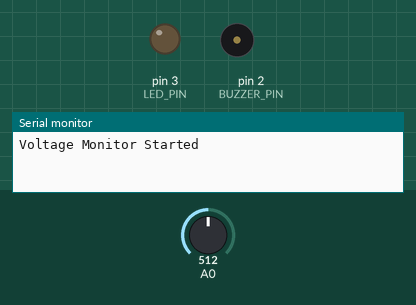
The sketch below on a simulated Arduino Uno, built with avr-gcc and run on an emulated ATmega328P. On the bench: output pins drawn as LEDs (lit = HIGH), buzzer (waves = sounding, pin HIGH), the last lines printed to the serial monitor. Inputs (shaded band) come from the test bench; at power-on: A0 = 512.

Above: at 0.1 s.
At 1.1 s:
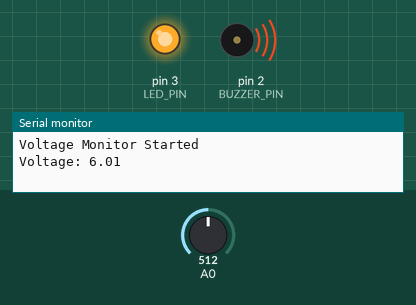
Timing chart, 0 to 2.6 s (numbered marks = the images above):
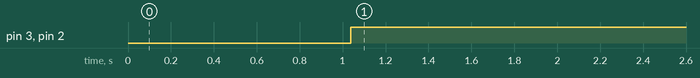

Measured:
- by itself, pin 3 (LED_PIN), pin 2 (BUZZER_PIN): LOW → HIGH at 1.0 s

The sketch:

Volmeasure.ino
```cpp
#define BUZZER_PIN 2
#define LED_PIN 3
#define DISPLAY_TX_PIN 5 // Corrected to D1 based on the schematic

#include <SoftwareSerial.h>

// UART software serial: TX to display RXD
SoftwareSerial lcdSerial(DISPLAY_TX_PIN, -1); // TX only

// Voltage divider: R1 = 22k, R2 = 8.2k → Divider ratio = Vout * (R1 + R2) / R2
const float VOLTAGE_DIVIDER_RATIO = 12.0 / 3.3;
const float LOW_VOLTAGE_THRESHOLD = 10.0; // Adjust as per your system warning level

void setup() {
  pinMode(BUZZER_PIN, OUTPUT);
  pinMode(LED_PIN, OUTPUT);

  lcdSerial.begin(9600);     // UART baud rate for MILFORD display (VERIFY THIS!)
  Serial.begin(9600);       // Debugging

  Serial.println("Voltage Monitor Started"); // Added startup message for serial

  lcdSerial.println("Voltage Monitor");
  delay(1000);
}

void loop() {
  int rawADC = analogRead(A0);         // ADC value (0–1023)
  float vout = (rawADC / 1023.0) * 3.3; // NodeMCU has internal scaling to 3.3V
  float actualVoltage = vout * VOLTAGE_DIVIDER_RATIO;

  // Debug Serial
  Serial.print("Voltage: ");
  Serial.println(actualVoltage);

  // Display on MILFORD UART LCD
  lcdSerial.print("Voltage: ");
  lcdSerial.print(actualVoltage);
  lcdSerial.println(" V");

  // LED and Buzzer Warning
  if (actualVoltage < LOW_VOLTAGE_THRESHOLD) {
    digitalWrite(BUZZER_PIN, HIGH);
    digitalWrite(LED_PIN, HIGH);
  } else {
    digitalWrite(BUZZER_PIN, LOW);
    digitalWrite(LED_PIN, LOW);
  }

  delay(1000); // Update every second
}
```
